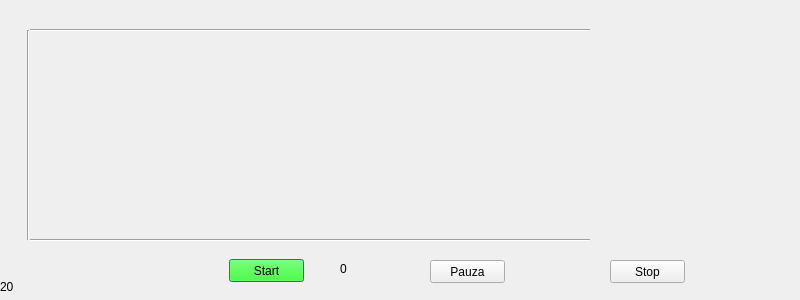
<?xml version="1.0" encoding="UTF-8"?>
<ui version="4.0">
 <class>Tab</class>
 <widget class="QWidget" name="Tab">
  <property name="geometry">
   <rect>
    <x>0</x>
    <y>0</y>
    <width>800</width>
    <height>300</height>
   </rect>
  </property>
  <property name="maximumSize">
   <size>
    <width>16777215</width>
    <height>300</height>
   </size>
  </property>
  <property name="mouseTracking">
   <bool>false</bool>
  </property>
  <property name="windowTitle">
   <string>Form</string>
  </property>
  <property name="autoFillBackground">
   <bool>false</bool>
  </property>
  <widget class="Line" name="line">
   <property name="geometry">
    <rect>
     <x>30</x>
     <y>230</y>
     <width>560</width>
     <height>20</height>
    </rect>
   </property>
   <property name="orientation">
    <enum>Qt::Horizontal</enum>
   </property>
  </widget>
  <widget class="Line" name="line_2">
   <property name="enabled">
    <bool>true</bool>
   </property>
   <property name="geometry">
    <rect>
     <x>20</x>
     <y>30</y>
     <width>16</width>
     <height>210</height>
    </rect>
   </property>
   <property name="minimumSize">
    <size>
     <width>0</width>
     <height>210</height>
    </size>
   </property>
   <property name="maximumSize">
    <size>
     <width>16777215</width>
     <height>190</height>
    </size>
   </property>
   <property name="orientation">
    <enum>Qt::Vertical</enum>
   </property>
  </widget>
  <widget class="Line" name="line_3">
   <property name="geometry">
    <rect>
     <x>30</x>
     <y>20</y>
     <width>560</width>
     <height>20</height>
    </rect>
   </property>
   <property name="orientation">
    <enum>Qt::Horizontal</enum>
   </property>
  </widget>
  <widget class="QLabel" name="label_2">
   <property name="geometry">
    <rect>
     <x>0</x>
     <y>280</y>
     <width>47</width>
     <height>13</height>
    </rect>
   </property>
   <property name="text">
    <string>20</string>
   </property>
  </widget>
  <widget class="QWidget" name="widget" native="true">
   <property name="geometry">
    <rect>
     <x>220</x>
     <y>250</y>
     <width>491</width>
     <height>41</height>
    </rect>
   </property>
   <widget class="QPushButton" name="pushButton">
    <property name="geometry">
     <rect>
      <x>9</x>
      <y>9</y>
      <width>75</width>
      <height>23</height>
     </rect>
    </property>
    <property name="palette">
     <palette>
      <active>
       <colorrole role="WindowText">
        <brush brushstyle="SolidPattern">
         <color alpha="255">
          <red>0</red>
          <green>0</green>
          <blue>0</blue>
         </color>
        </brush>
       </colorrole>
       <colorrole role="Button">
        <brush brushstyle="SolidPattern">
         <color alpha="255">
          <red>0</red>
          <green>170</green>
          <blue>255</blue>
         </color>
        </brush>
       </colorrole>
       <colorrole role="Light">
        <brush brushstyle="SolidPattern">
         <color alpha="255">
          <red>127</red>
          <green>213</green>
          <blue>255</blue>
         </color>
        </brush>
       </colorrole>
       <colorrole role="Midlight">
        <brush brushstyle="SolidPattern">
         <color alpha="255">
          <red>63</red>
          <green>191</green>
          <blue>255</blue>
         </color>
        </brush>
       </colorrole>
       <colorrole role="Dark">
        <brush brushstyle="SolidPattern">
         <color alpha="255">
          <red>0</red>
          <green>85</green>
          <blue>127</blue>
         </color>
        </brush>
       </colorrole>
       <colorrole role="Mid">
        <brush brushstyle="SolidPattern">
         <color alpha="255">
          <red>0</red>
          <green>113</green>
          <blue>170</blue>
         </color>
        </brush>
       </colorrole>
       <colorrole role="Text">
        <brush brushstyle="SolidPattern">
         <color alpha="255">
          <red>0</red>
          <green>0</green>
          <blue>0</blue>
         </color>
        </brush>
       </colorrole>
       <colorrole role="BrightText">
        <brush brushstyle="SolidPattern">
         <color alpha="255">
          <red>255</red>
          <green>255</green>
          <blue>255</blue>
         </color>
        </brush>
       </colorrole>
       <colorrole role="ButtonText">
        <brush brushstyle="SolidPattern">
         <color alpha="255">
          <red>0</red>
          <green>0</green>
          <blue>0</blue>
         </color>
        </brush>
       </colorrole>
       <colorrole role="Base">
        <brush brushstyle="SolidPattern">
         <color alpha="255">
          <red>255</red>
          <green>255</green>
          <blue>255</blue>
         </color>
        </brush>
       </colorrole>
       <colorrole role="Window">
        <brush brushstyle="SolidPattern">
         <color alpha="255">
          <red>0</red>
          <green>170</green>
          <blue>255</blue>
         </color>
        </brush>
       </colorrole>
       <colorrole role="Shadow">
        <brush brushstyle="SolidPattern">
         <color alpha="255">
          <red>0</red>
          <green>0</green>
          <blue>0</blue>
         </color>
        </brush>
       </colorrole>
       <colorrole role="AlternateBase">
        <brush brushstyle="SolidPattern">
         <color alpha="255">
          <red>127</red>
          <green>212</green>
          <blue>255</blue>
         </color>
        </brush>
       </colorrole>
       <colorrole role="ToolTipBase">
        <brush brushstyle="SolidPattern">
         <color alpha="255">
          <red>255</red>
          <green>255</green>
          <blue>220</blue>
         </color>
        </brush>
       </colorrole>
       <colorrole role="ToolTipText">
        <brush brushstyle="SolidPattern">
         <color alpha="255">
          <red>0</red>
          <green>0</green>
          <blue>0</blue>
         </color>
        </brush>
       </colorrole>
      </active>
      <inactive>
       <colorrole role="WindowText">
        <brush brushstyle="SolidPattern">
         <color alpha="255">
          <red>0</red>
          <green>0</green>
          <blue>0</blue>
         </color>
        </brush>
       </colorrole>
       <colorrole role="Button">
        <brush brushstyle="SolidPattern">
         <color alpha="255">
          <red>0</red>
          <green>255</green>
          <blue>0</blue>
         </color>
        </brush>
       </colorrole>
       <colorrole role="Light">
        <brush brushstyle="SolidPattern">
         <color alpha="255">
          <red>127</red>
          <green>213</green>
          <blue>255</blue>
         </color>
        </brush>
       </colorrole>
       <colorrole role="Midlight">
        <brush brushstyle="SolidPattern">
         <color alpha="255">
          <red>63</red>
          <green>191</green>
          <blue>255</blue>
         </color>
        </brush>
       </colorrole>
       <colorrole role="Dark">
        <brush brushstyle="SolidPattern">
         <color alpha="255">
          <red>0</red>
          <green>85</green>
          <blue>127</blue>
         </color>
        </brush>
       </colorrole>
       <colorrole role="Mid">
        <brush brushstyle="SolidPattern">
         <color alpha="255">
          <red>0</red>
          <green>113</green>
          <blue>170</blue>
         </color>
        </brush>
       </colorrole>
       <colorrole role="Text">
        <brush brushstyle="SolidPattern">
         <color alpha="255">
          <red>0</red>
          <green>0</green>
          <blue>0</blue>
         </color>
        </brush>
       </colorrole>
       <colorrole role="BrightText">
        <brush brushstyle="SolidPattern">
         <color alpha="255">
          <red>255</red>
          <green>255</green>
          <blue>255</blue>
         </color>
        </brush>
       </colorrole>
       <colorrole role="ButtonText">
        <brush brushstyle="SolidPattern">
         <color alpha="255">
          <red>0</red>
          <green>0</green>
          <blue>0</blue>
         </color>
        </brush>
       </colorrole>
       <colorrole role="Base">
        <brush brushstyle="SolidPattern">
         <color alpha="255">
          <red>255</red>
          <green>255</green>
          <blue>255</blue>
         </color>
        </brush>
       </colorrole>
       <colorrole role="Window">
        <brush brushstyle="SolidPattern">
         <color alpha="255">
          <red>0</red>
          <green>170</green>
          <blue>255</blue>
         </color>
        </brush>
       </colorrole>
       <colorrole role="Shadow">
        <brush brushstyle="SolidPattern">
         <color alpha="255">
          <red>0</red>
          <green>0</green>
          <blue>0</blue>
         </color>
        </brush>
       </colorrole>
       <colorrole role="AlternateBase">
        <brush brushstyle="SolidPattern">
         <color alpha="255">
          <red>127</red>
          <green>212</green>
          <blue>255</blue>
         </color>
        </brush>
       </colorrole>
       <colorrole role="ToolTipBase">
        <brush brushstyle="SolidPattern">
         <color alpha="255">
          <red>255</red>
          <green>255</green>
          <blue>220</blue>
         </color>
        </brush>
       </colorrole>
       <colorrole role="ToolTipText">
        <brush brushstyle="SolidPattern">
         <color alpha="255">
          <red>0</red>
          <green>0</green>
          <blue>0</blue>
         </color>
        </brush>
       </colorrole>
      </inactive>
      <disabled>
       <colorrole role="WindowText">
        <brush brushstyle="SolidPattern">
         <color alpha="255">
          <red>0</red>
          <green>85</green>
          <blue>127</blue>
         </color>
        </brush>
       </colorrole>
       <colorrole role="Button">
        <brush brushstyle="SolidPattern">
         <color alpha="255">
          <red>170</red>
          <green>255</green>
          <blue>127</blue>
         </color>
        </brush>
       </colorrole>
       <colorrole role="Light">
        <brush brushstyle="SolidPattern">
         <color alpha="255">
          <red>127</red>
          <green>213</green>
          <blue>255</blue>
         </color>
        </brush>
       </colorrole>
       <colorrole role="Midlight">
        <brush brushstyle="SolidPattern">
         <color alpha="255">
          <red>63</red>
          <green>191</green>
          <blue>255</blue>
         </color>
        </brush>
       </colorrole>
       <colorrole role="Dark">
        <brush brushstyle="SolidPattern">
         <color alpha="255">
          <red>0</red>
          <green>85</green>
          <blue>127</blue>
         </color>
        </brush>
       </colorrole>
       <colorrole role="Mid">
        <brush brushstyle="SolidPattern">
         <color alpha="255">
          <red>0</red>
          <green>113</green>
          <blue>170</blue>
         </color>
        </brush>
       </colorrole>
       <colorrole role="Text">
        <brush brushstyle="SolidPattern">
         <color alpha="255">
          <red>0</red>
          <green>85</green>
          <blue>127</blue>
         </color>
        </brush>
       </colorrole>
       <colorrole role="BrightText">
        <brush brushstyle="SolidPattern">
         <color alpha="255">
          <red>255</red>
          <green>255</green>
          <blue>255</blue>
         </color>
        </brush>
       </colorrole>
       <colorrole role="ButtonText">
        <brush brushstyle="SolidPattern">
         <color alpha="255">
          <red>0</red>
          <green>85</green>
          <blue>127</blue>
         </color>
        </brush>
       </colorrole>
       <colorrole role="Base">
        <brush brushstyle="SolidPattern">
         <color alpha="255">
          <red>0</red>
          <green>170</green>
          <blue>255</blue>
         </color>
        </brush>
       </colorrole>
       <colorrole role="Window">
        <brush brushstyle="SolidPattern">
         <color alpha="255">
          <red>0</red>
          <green>170</green>
          <blue>255</blue>
         </color>
        </brush>
       </colorrole>
       <colorrole role="Shadow">
        <brush brushstyle="SolidPattern">
         <color alpha="255">
          <red>0</red>
          <green>0</green>
          <blue>0</blue>
         </color>
        </brush>
       </colorrole>
       <colorrole role="AlternateBase">
        <brush brushstyle="SolidPattern">
         <color alpha="255">
          <red>0</red>
          <green>170</green>
          <blue>255</blue>
         </color>
        </brush>
       </colorrole>
       <colorrole role="ToolTipBase">
        <brush brushstyle="SolidPattern">
         <color alpha="255">
          <red>255</red>
          <green>255</green>
          <blue>220</blue>
         </color>
        </brush>
       </colorrole>
       <colorrole role="ToolTipText">
        <brush brushstyle="SolidPattern">
         <color alpha="255">
          <red>0</red>
          <green>0</green>
          <blue>0</blue>
         </color>
        </brush>
       </colorrole>
      </disabled>
     </palette>
    </property>
    <property name="text">
     <string>Start</string>
    </property>
    <property name="shortcut">
     <string>Space</string>
    </property>
   </widget>
   <widget class="QLabel" name="label">
    <property name="geometry">
     <rect>
      <x>120</x>
      <y>9</y>
      <width>81</width>
      <height>20</height>
     </rect>
    </property>
    <property name="text">
     <string>0</string>
    </property>
   </widget>
   <widget class="QPushButton" name="pushButton_8">
    <property name="geometry">
     <rect>
      <x>210</x>
      <y>10</y>
      <width>75</width>
      <height>23</height>
     </rect>
    </property>
    <property name="text">
     <string>Pauza</string>
    </property>
   </widget>
   <widget class="QPushButton" name="pushButton_3">
    <property name="geometry">
     <rect>
      <x>390</x>
      <y>10</y>
      <width>75</width>
      <height>23</height>
     </rect>
    </property>
    <property name="text">
     <string>Stop</string>
    </property>
   </widget>
  </widget>
  <zorder>widget</zorder>
  <zorder>line</zorder>
  <zorder>line_3</zorder>
  <zorder>label_2</zorder>
  <zorder>line_2</zorder>
 </widget>
 <resources/>
 <connections/>
</ui>
